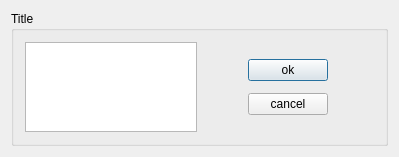
<?xml version="1.0" encoding="UTF-8"?>
<ui version="4.0">
 <class>DialogHeader</class>
 <widget class="QDialog" name="DialogHeader">
  <property name="geometry">
   <rect>
    <x>0</x>
    <y>0</y>
    <width>399</width>
    <height>157</height>
   </rect>
  </property>
  <property name="windowTitle">
   <string>Dialog</string>
  </property>
  <layout class="QVBoxLayout" name="verticalLayout">
   <item>
    <widget class="QGroupBox" name="groupBox">
     <property name="title">
      <string>Title</string>
     </property>
     <layout class="QHBoxLayout" name="horizontalLayout" stretch="1,1">
      <item>
       <widget class="QListView" name="listView"/>
      </item>
      <item>
       <widget class="QWidget" name="widget" native="true">
        <layout class="QGridLayout" name="gridLayout">
         <item row="0" column="1">
          <widget class="QPushButton" name="btnOk">
           <property name="text">
            <string>ok</string>
           </property>
           <property name="icon">
            <iconset>
             <normaloff>:/icons/322.bmp</normaloff>:/icons/322.bmp</iconset>
           </property>
          </widget>
         </item>
         <item row="1" column="1">
          <widget class="QPushButton" name="btnCancel">
           <property name="text">
            <string>cancel</string>
           </property>
           <property name="icon">
            <iconset>
             <normaloff>:/icons/324.bmp</normaloff>:/icons/324.bmp</iconset>
           </property>
          </widget>
         </item>
         <item row="0" column="0">
          <spacer name="horizontalSpacer">
           <property name="orientation">
            <enum>Qt::Horizontal</enum>
           </property>
           <property name="sizeHint" stdset="0">
            <size>
             <width>40</width>
             <height>20</height>
            </size>
           </property>
          </spacer>
         </item>
         <item row="0" column="2">
          <spacer name="horizontalSpacer_2">
           <property name="orientation">
            <enum>Qt::Horizontal</enum>
           </property>
           <property name="sizeHint" stdset="0">
            <size>
             <width>40</width>
             <height>20</height>
            </size>
           </property>
          </spacer>
         </item>
        </layout>
       </widget>
      </item>
     </layout>
    </widget>
   </item>
  </layout>
 </widget>
 <layoutdefault spacing="6" margin="11"/>
 <resources/>
 <connections>
  <connection>
   <sender>btnOk</sender>
   <signal>clicked()</signal>
   <receiver>DialogHeader</receiver>
   <slot>accept()</slot>
   <hints>
    <hint type="sourcelabel">
     <x>290</x>
     <y>62</y>
    </hint>
    <hint type="destinationlabel">
     <x>197</x>
     <y>77</y>
    </hint>
   </hints>
  </connection>
  <connection>
   <sender>btnCancel</sender>
   <signal>clicked()</signal>
   <receiver>DialogHeader</receiver>
   <slot>reject()</slot>
   <hints>
    <hint type="sourcelabel">
     <x>290</x>
     <y>104</y>
    </hint>
    <hint type="destinationlabel">
     <x>197</x>
     <y>77</y>
    </hint>
   </hints>
  </connection>
 </connections>
</ui>
